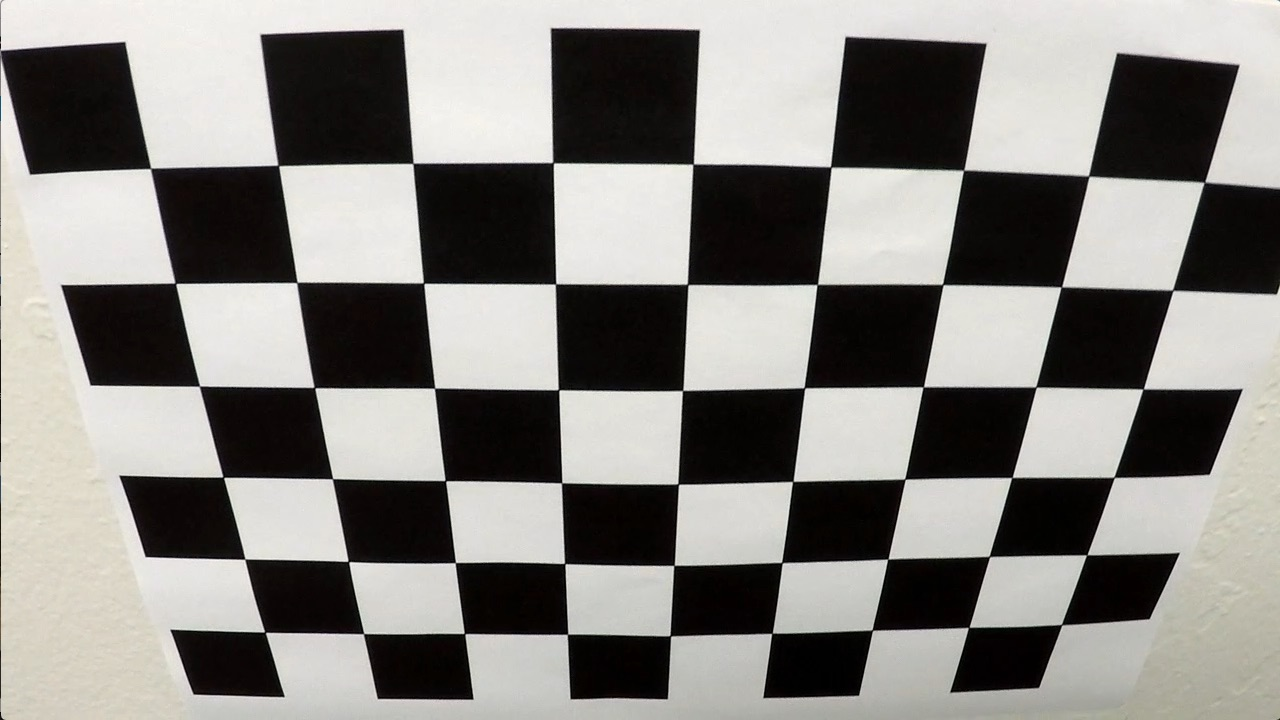
#> input picture camera_cal/calibration2.jpg, 1280 x 720 px; its folder holds 5 pictures in this run
$ python Advanced_Lane_Detection.py   (older library calls are emulated)
#> lines starting #> are read from the running program, lines starting #| are printed output that depends on the picture; after the words box and inside, x2 and y2 are one past the last pixel; in counts of white or black regions, pixels touching at a corner belong together

# coding: utf-8

# ## Advanced Lane Finding Project
#
# The goals / steps of this project are the following:
#
# * Compute the camera calibration matrix and distortion coefficients given a set of chessboard images.
# * Apply a distortion correction to raw images.
# * Use color transforms, gradients, etc., to create a thresholded binary image.
# * Apply a perspective transform to rectify binary image ("birds-eye view").
# * Detect lane pixels and fit to find the lane boundary.
# * Determine the curvature of the lane and vehicle position with respect to center.
# * Warp the detected lane boundaries back onto the original image.
# * Output visual display of the lane boundaries and numerical estimation of lane curvature and vehicle position.
#
# ---

# In[1]:


import pickle
import cv2
import glob
import os
import pandas as pd
import numpy as np
import matplotlib.pyplot as plt
import matplotlib.image as mpimg
from os import listdir
from os.path import isfile, join
get_ipython().run_line_magic('matplotlib', 'inline')


# ## Camera Calibration Matrix and Distortion Coefficient Calculations for a set of ChessBoard Images

# In[2]:


nx = 9
ny = 6

objpoints = [] # 3-D points in Object Sapce
imgpoints = [] # 2-D points in Image Plane

images = glob.glob('camera_cal/calibration*.jpg')

print(images)

directory ='Undistorted_Images_Dir'
if not os.path.exists(directory):
    os.makedirs(directory)


# In[3]:


def Calc_CamCalibMatrix(nx,ny,img,objpoints,imgpoints):
    objp = np.zeros((9*6,3), np.float32)
    objp[:,:2] = np.mgrid[0:9,0:6].T.reshape(-1,2)

    #Finding in mtx, dst
    #img = cv2.imread(filename)

    # Convert to grayscale
    gray = cv2.cvtColor(img, cv2.COLOR_BGR2GRAY)

    # Find the chessboard corners
    ret, corners = cv2.findChessboardCorners(gray, (nx, ny), None)

    # If found, draw corners
    if ret == True:
        imgpoints.append(corners)
        objpoints.append(objp)

        # Draw and display the corners
        cv2.drawChessboardCorners(img, (nx, ny), corners, ret)


    ret, mtx, dist, rvecs, tvecs = cv2.calibrateCamera(objpoints, imgpoints, gray.shape[::-1], None, None)

    return ret, mtx, dist, rvecs, tvecs


# ## Distortion Correction on Raw Images (Undistort Images)

# In[4]:


def Undistort_Images(Image,CalibMatrix,Dist_Coeff):
    return cv2.undistort(Image,CalibMatrix,Dist_Coeff,None,CalibMatrix)


# In[5]:


nx = 9
ny = 6
objpoints = []
imgpoints = []
objp = np.zeros((9*6,3), np.float32)
objp[:,:2] = np.mgrid[0:9,0:6].T.reshape(-1,2)

#Finding in mtx, dst
img = cv2.imread('camera_cal/calibration2.jpg')
#> img is the input picture: shape (720, 1280, 3); mean B, G, R 128.5, 132.4, 134.4

# Convert to grayscale
gray = cv2.cvtColor(img, cv2.COLOR_BGR2GRAY)

# Find the chessboard corners
ret, corners = cv2.findChessboardCorners(gray, (nx, ny), None)
#> ret = True; corners = 54 rows, first 8: [150.6, 168.4], [278.3, 165.4], [412.9, 163.5], [553, 162.6], [693.2, 164.2], [830.6, 166.9], [963.5, 170.4], [1088.6, 176.1]

# If found, draw corners
if ret == True:
    imgpoints.append(corners)
    objpoints.append(objp)

    # Draw and display the corners
    cv2.drawChessboardCorners(img, (nx, ny), corners, ret)
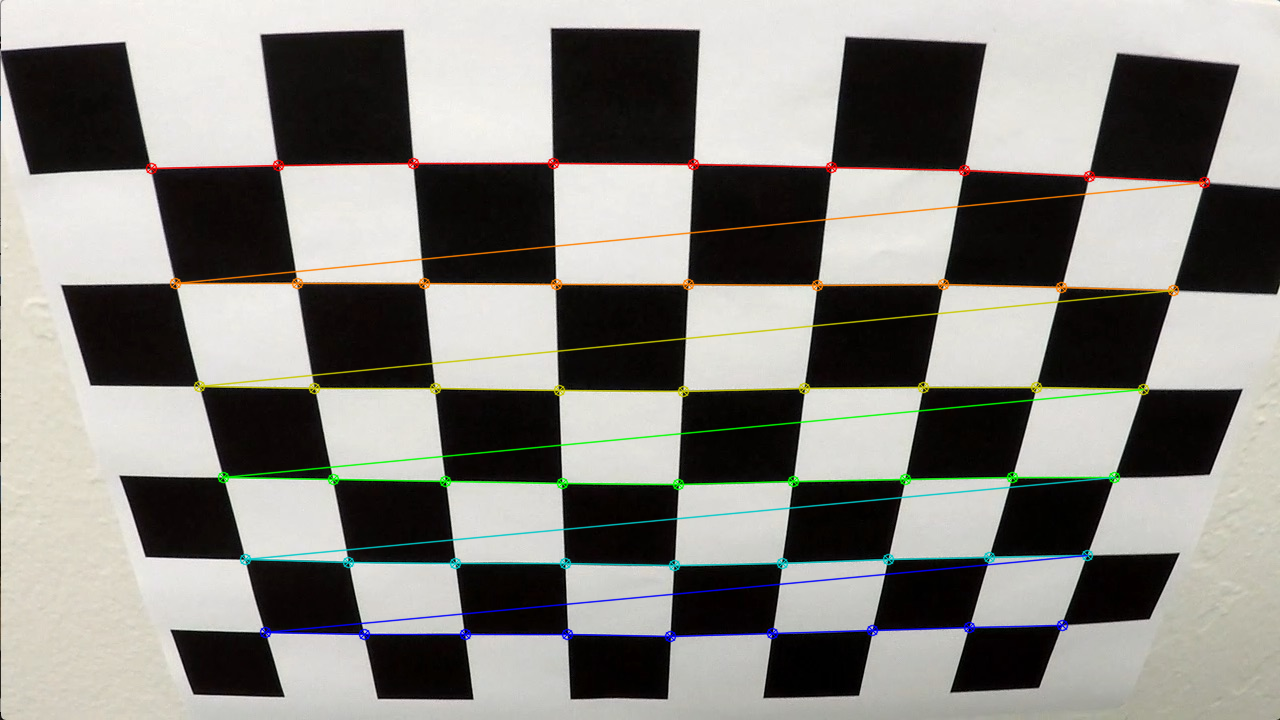
#> img: shape (720, 1280, 3); 3.76% of pixels changed, all inside (x1, y1, x2, y2) = (145, 157, 1211, 643)

ret, mtx, dist, rvecs, tvecs = cv2.calibrateCamera(objpoints, imgpoints, gray.shape[::-1], None, None)
#> ret = 0.867; mtx = [[788.8, 0, 646.8], [0, 756, 212.5], [0, 0, 1]]; dist = [[-0.159, 0.0736, 0.0212, 0.00277, -0.00689]]; rvecs = ([0.401, -0.0328, 0.0155],); tvecs = ([-3.67, -0.395, 5.45],)

undistorted = Undistort_Images(img, mtx, dist)
#> in Undistort_Images, `return cv2.undistort(Image,CalibMatrix,Dist_Coeff,None,CalibMatrix)`:
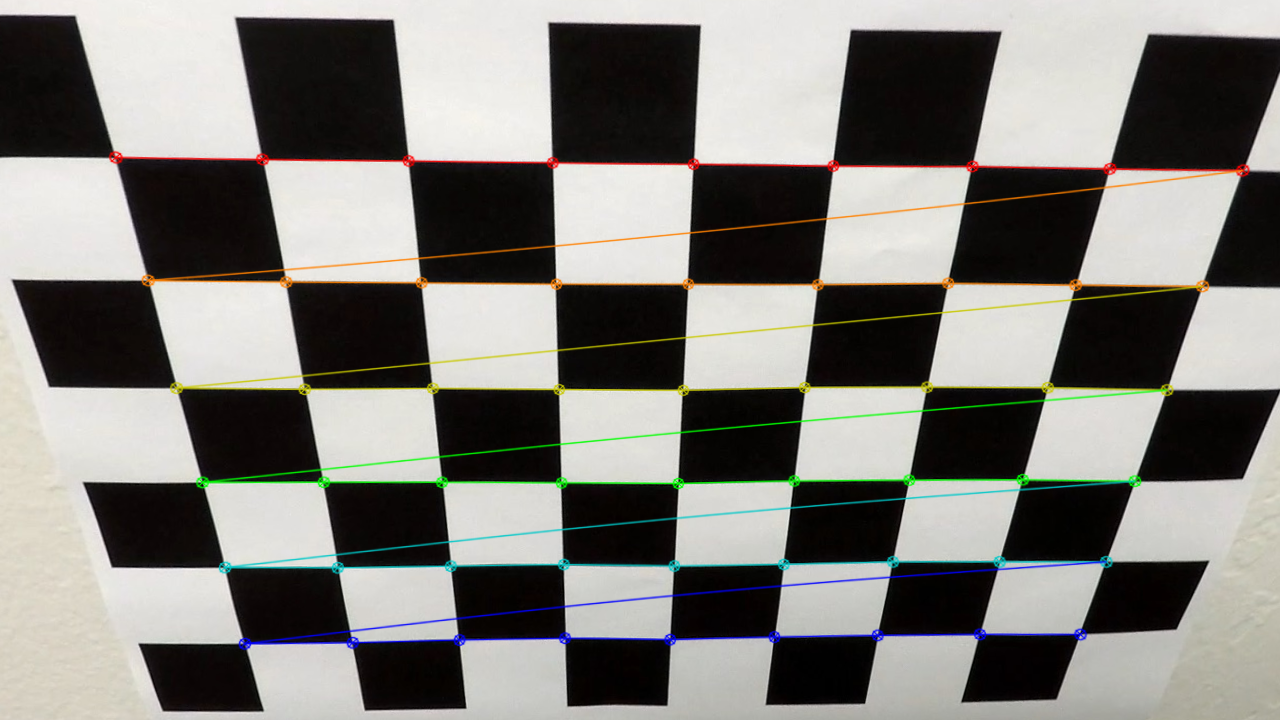
#> returned value: shape (720, 1280, 3); mean of channels 0, 1, 2 121.8, 126.4, 127.8; drawn as B, G, R

f, (ax1, ax2) = plt.subplots(1, 2, figsize=(24, 9))
f.tight_layout()
ax1.imshow(img)
ax1.set_title('Original Image', fontsize=50)
ax2.imshow(undistorted)
ax2.set_title('Undistorted Image', fontsize=50)
plt.subplots_adjust(left=0., right=1, top=0.9, bottom=0.)


# ## Display Undistorted ChessBoard Images

# In[6]:


def Disp_UnDistortedImages(images):
    for filename in images:
        img = cv2.imread(filename)
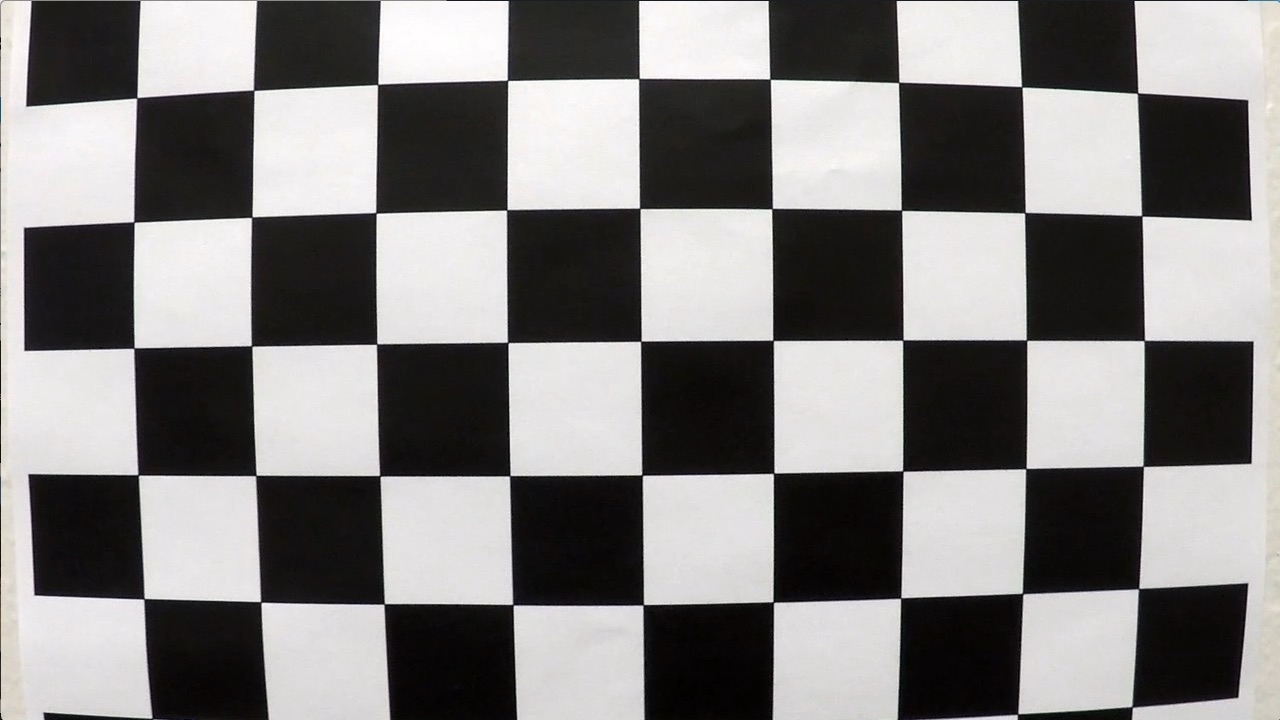
#> input picture camera_cal/calibration1.jpg, 1280 x 720 px
#> img is the input picture: shape (720, 1280, 3); mean B, G, R 127.8, 128.4, 130.1
        img = cv2.cvtColor(img, cv2.COLOR_BGR2RGB)
        ret, mtx, dist, rvecs, tvecs = Calc_CamCalibMatrix(nx,ny,img,objpoints,imgpoints)
#> in Calc_CamCalibMatrix, `ret, corners = cv2.findChessboardCorners(gray, (nx, ny), None)`: ret = False; corners = None
#> in Calc_CamCalibMatrix, `ret, mtx, dist, rvecs, tvecs = cv2.calibrateCamera(objpoints, imgpoint..`: ret = 0.867; mtx = [[788.8, 0, 646.8], [0, 756, 212.5], [0, 0, 1]]; dist = [[-0.159, 0.0736, 0.0212, 0.00277, -0.00689]]; rvecs = ([0.401, -0.0328, 0.0155],); tvecs = ([-3.67, -0.395, 5.45],)
#> ret = 0.867; mtx = [[788.8, 0, 646.8], [0, 756, 212.5], [0, 0, 1]]; dist = [[-0.159, 0.0736, 0.0212, 0.00277, -0.00689]]; rvecs = ([0.401, -0.0328, 0.0155],); tvecs = ([-3.67, -0.395, 5.45],)
        Undistorted_Image = Undistort_Images(img,mtx,dist)
#> in Undistort_Images (call 2), `return cv2.undistort(Image,CalibMatrix,Dist_Coeff,None,CalibMatrix)`:
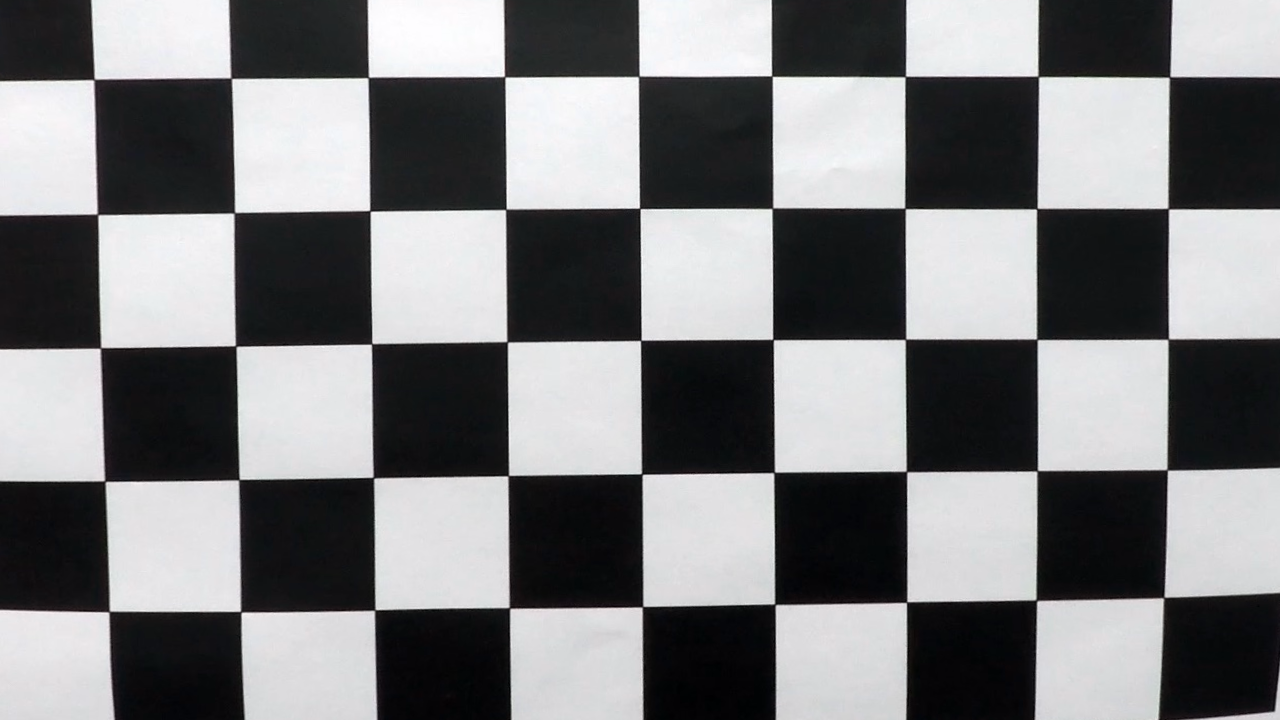
#> returned value: shape (720, 1280, 3); mean of channels 0, 1, 2 125.5, 123.9, 123.4; drawn as B, G, R
        filenamesplit = filename.split("\\")
        Undistorted_Image_Save = cv2.cvtColor(Undistorted_Image, cv2.COLOR_BGR2RGB)
#> (the run stopped early here; a loop or call above may not have finished)
